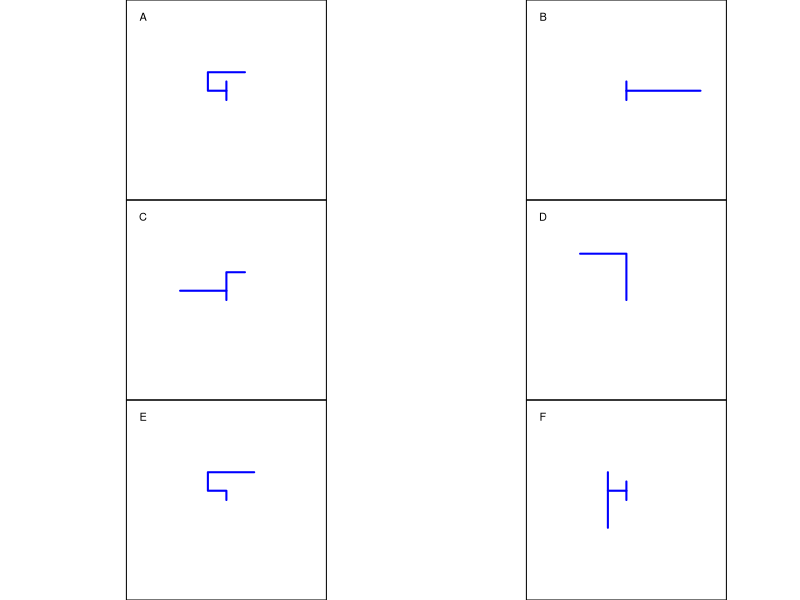

Recreate this plot in R.
## ---- chunk 1

elements = c("+F","-F","[+F]","[-F]")

strings = character()

connections = function(string="AA+AA+AA+A+A",angle=pi/2,angle_initial=pi/2){
    switch = 1
    d = angle_initial
    x = 0
    y = 0
    xl = c(x)
    yl = c(y)
    dsave = numeric()
    xsave = numeric()
    ysave = numeric()
    chs = strsplit(string,"")[[1]]
    xl = numeric(sum(chs %in% LETTERS)+sum(chs=="]")+1)
    yl = numeric(sum(chs %in% LETTERS)+sum(chs=="]")+1)
    draw = numeric(sum(chs %in% LETTERS)+sum(chs=="]")+1)
    draw[1]=1
    j = 1
    for(i in 1:nchar(string)){
        ch = chs[i]
        cn = as.integer(charToRaw(ch))
        if(cn>=as.integer(charToRaw("A")) && cn<=as.integer(charToRaw("L"))){
            j = j+1
            draw[j] = 1
            x = x+cos(d)
            y = y+sin(d)
            xl[j] = x
            yl[j] = y
        }
        if(cn>=as.integer(charToRaw("M")) && cn<=as.integer(charToRaw("Z"))){
            j = j+1
            draw[j] = 0
            x = x+cos(d)
            y = y+sin(d)
            xl[j] = x
            yl[j] = y
        }
        if(cn==as.integer(charToRaw("["))){
            dsave = c(dsave,d)
            xsave = c(xsave,x)
            ysave = c(ysave,y)
        }
        if(cn==as.integer(charToRaw("]"))){
            j = j+1
            draw[j] = 0
            x = xsave[length(xsave)]
            y = ysave[length(ysave)]
            d = dsave[length(dsave)]
            if(length(xsave)>1){
                xsave = xsave[1:(length(xsave)-1)]
                ysave = ysave[1:(length(ysave)-1)]
                dsave = dsave[1:(length(dsave)-1)]
            } else {
                xsave = numeric()
                ysave = numeric()
                dsave = numeric()
            }
            xl[j] = x
            yl[j] = y
        }
        if(cn==as.integer(charToRaw("-"))){
            d = d+angle*switch
        }
        if(cn==as.integer(charToRaw("+"))){
            d = d-angle*switch
        }
        if(cn==as.integer(charToRaw("."))){
            switch = switch*(-1)
        }
    }
    conns = character()
    for(i in 2:length(xl)){
        if(draw[i-1]){
            conns = c(conns,paste0("(",round(xl[i-1]),",",round(yl[i-1]),")-(",round(xl[i]),",",round(yl[i]),")",collapse=""))
            conns = c(conns,paste0("(",round(xl[i]),",",round(yl[i]),")-(",round(xl[i-1]),",",round(yl[i-1]),")",collapse=""))
        }
    }
    conns = sort(conns)
    return(conns)
}

conns = character()
for(jjj in 1:6){
    while(T){
        start = "F"
        s = start
        for(i in 1:3){
            s2 = strsplit(s,"")[[1]]
            nds = which(s2=="F")
            ii = sample(nds,1)
            s2[ii] = sample(elements,1)
            s3 = paste0(s2,collapse="")
            s3 = gsub("+-","",s3,fixed=T)
            s3 = gsub("-+","",s3,fixed=T)
            s3 = gsub("F","FF",s3,fixed=T)
            s = s3
        }
        s = paste0("F",s,"F",collapse="")
        print(s)
        s2 = strsplit(s,"")[[1]]
        conn = connections(s)
        print(conn)
        if(sum(s2=="[")==sum(s2=="]") && !(s%in%strings) && length(unique(conn))==length(conn) && !(paste0(conn,collapse=";")%in%conns)){break}
    }
    strings = c(strings,s)
    conns = c(conns,paste0(conn,collapse=";"))
}

xyd = function(string="AA+AA+AA+A+A",angle=pi/2,angle_initial=pi/2){
    switch = 1
    d = angle_initial
    x = 0
    y = 0
    xl = c(x)
    yl = c(y)
    dsave = numeric()
    xsave = numeric()
    ysave = numeric()
    chs = strsplit(string,"")[[1]]
    xl = numeric(sum(chs %in% LETTERS)+sum(chs=="]")+1)
    yl = numeric(sum(chs %in% LETTERS)+sum(chs=="]")+1)
    draw = numeric(sum(chs %in% LETTERS)+sum(chs=="]")+1)
    draw[1]=1
    j = 1
    for(i in 1:nchar(string)){
        ch = chs[i]
        cn = as.integer(charToRaw(ch))
        if(cn>=as.integer(charToRaw("A")) && cn<=as.integer(charToRaw("L"))){
            j = j+1
            draw[j] = 1
            x = x+cos(d)
            y = y+sin(d)
            xl[j] = x
            yl[j] = y
        }
        if(cn>=as.integer(charToRaw("M")) && cn<=as.integer(charToRaw("Z"))){
            j = j+1
            draw[j] = 0
            x = x+cos(d)
            y = y+sin(d)
            xl[j] = x
            yl[j] = y
        }
        if(cn==as.integer(charToRaw("["))){
            dsave = c(dsave,d)
            xsave = c(xsave,x)
            ysave = c(ysave,y)
        }
        if(cn==as.integer(charToRaw("]"))){
            j = j+1
            draw[j] = 0
            x = xsave[length(xsave)]
            y = ysave[length(ysave)]
            d = dsave[length(dsave)]
            if(length(xsave)>1){
                xsave = xsave[1:(length(xsave)-1)]
                ysave = ysave[1:(length(ysave)-1)]
                dsave = dsave[1:(length(dsave)-1)]
            } else {
                xsave = numeric()
                ysave = numeric()
                dsave = numeric()
            }
            xl[j] = x
            yl[j] = y
        }
        if(cn==as.integer(charToRaw("-"))){
            d = d+angle*switch
        }
        if(cn==as.integer(charToRaw("+"))){
            d = d-angle*switch
        }
        if(cn==as.integer(charToRaw("."))){
            switch = switch*(-1)
        }
    }
    return(list(xl,yl,draw,x,y,d,xsave,ysave,dsave))
}

plotit = function(xyd,lwd=1,col="blue"){
    x = xyd[[1]]
    y = xyd[[2]]
    d = xyd[[3]]
    plot(0,0,"n",xlim=c(-10,10),ylim=c(-10,10),axes=F,ann=F)
    starts = numeric()
    if(d[1]){
        starts = c(1)
    }
    starts = c(starts,which(diff(d)==1))
    ends = which(diff(d)==-1)
    if(d[length(d)]==1){
        ends = c(ends,length(d))
    }
    for(i in 1:length(starts)){
        lines(x[starts[i]:ends[i]],y[starts[i]:ends[i]],lwd=lwd,col=col)
    }
}

wo = sample(1:6,1)
given = strings[wo]
sol = paste0(1*(wo==1:6),collapse="")

## ---- chunk 2
par(mar=c(0,4,0,0),oma=c(0,0,0,0),pty="s",mfrow=c(3,2))
plotit(xyd(strings[1],pi/2,pi/2),lwd=2,col="blue")
box()
text(-9,9,"A")
plotit(xyd(strings[2],pi/2,pi/2),lwd=2,col="blue")
box()
text(-9,9,"B")
plotit(xyd(strings[3],pi/2,pi/2),lwd=2,col="blue")
box()
text(-9,9,"C")
plotit(xyd(strings[4],pi/2,pi/2),lwd=2,col="blue")
box()
text(-9,9,"D")
plotit(xyd(strings[5],pi/2,pi/2),lwd=2,col="blue")
box()
text(-9,9,"E")
plotit(xyd(strings[6],pi/2,pi/2),lwd=2,col="blue")
box()
text(-9,9,"F")
